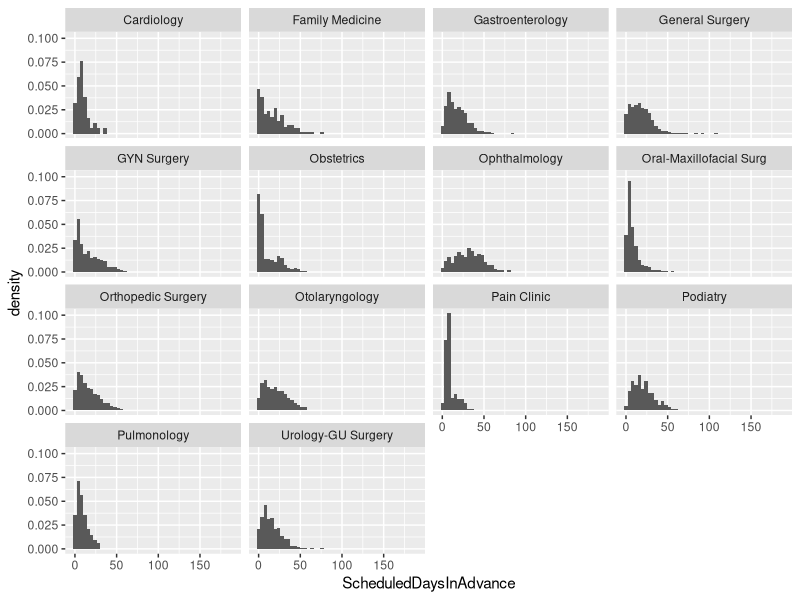
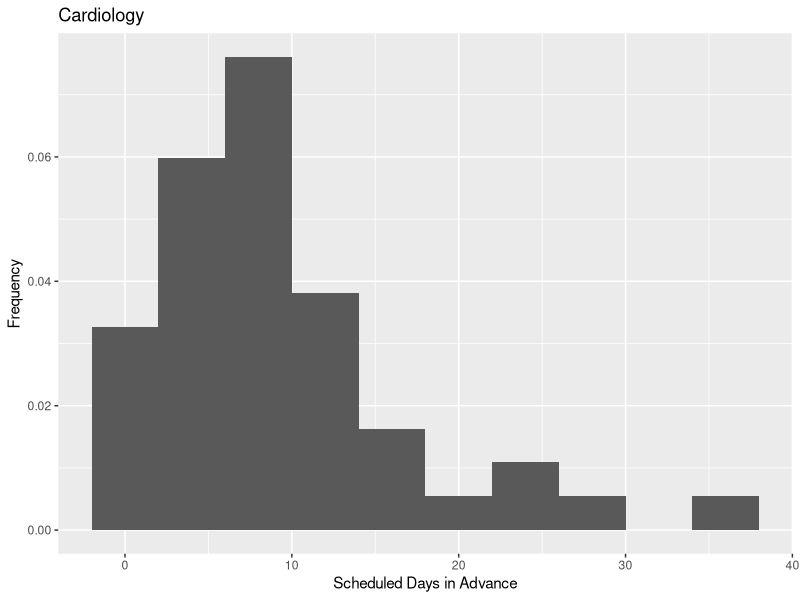
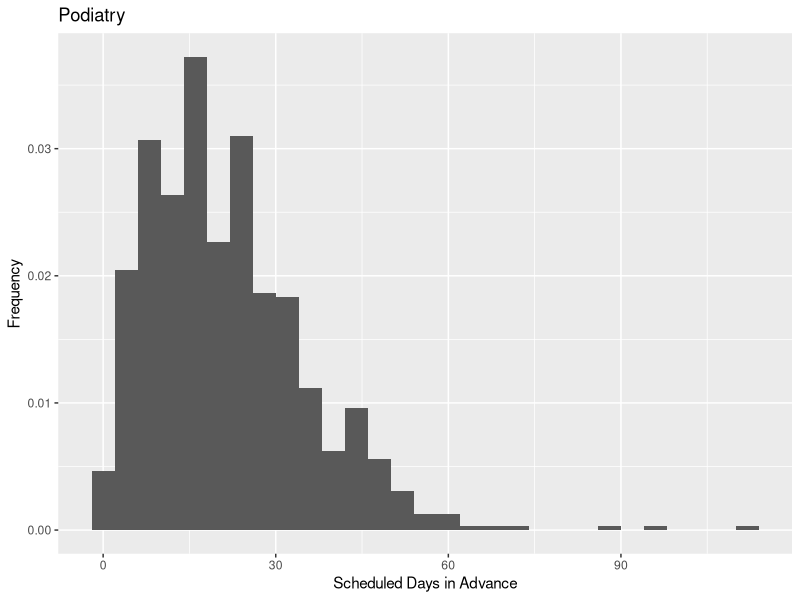
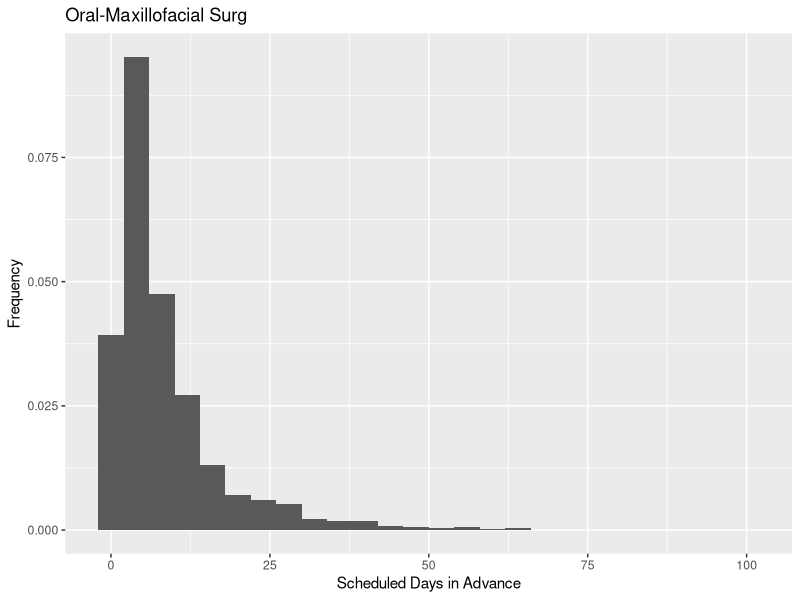
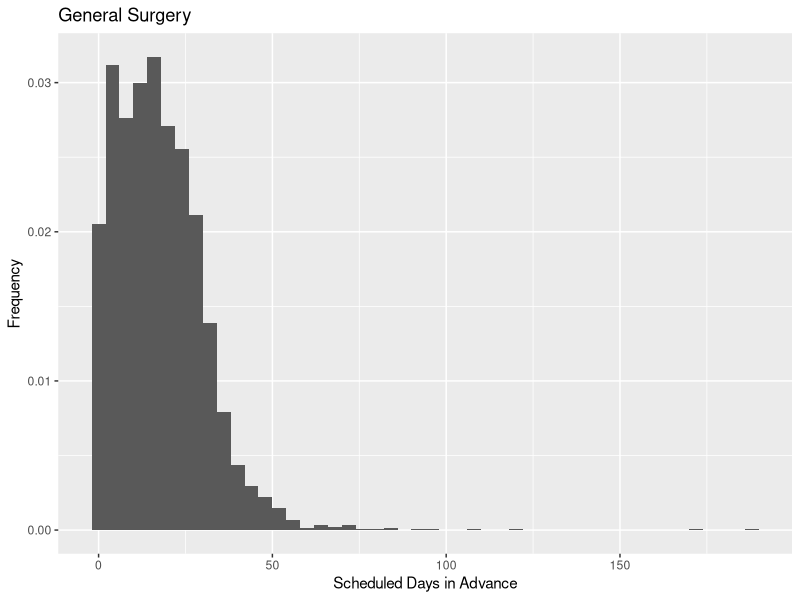
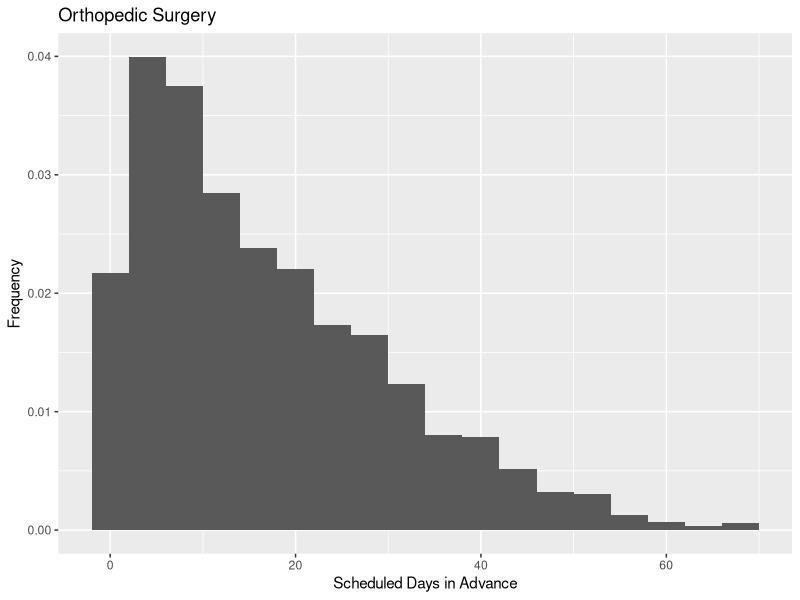
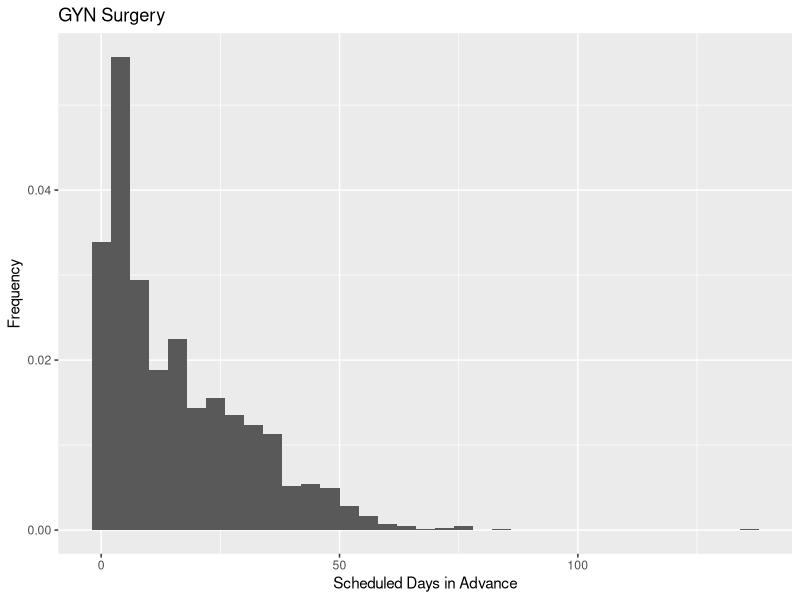
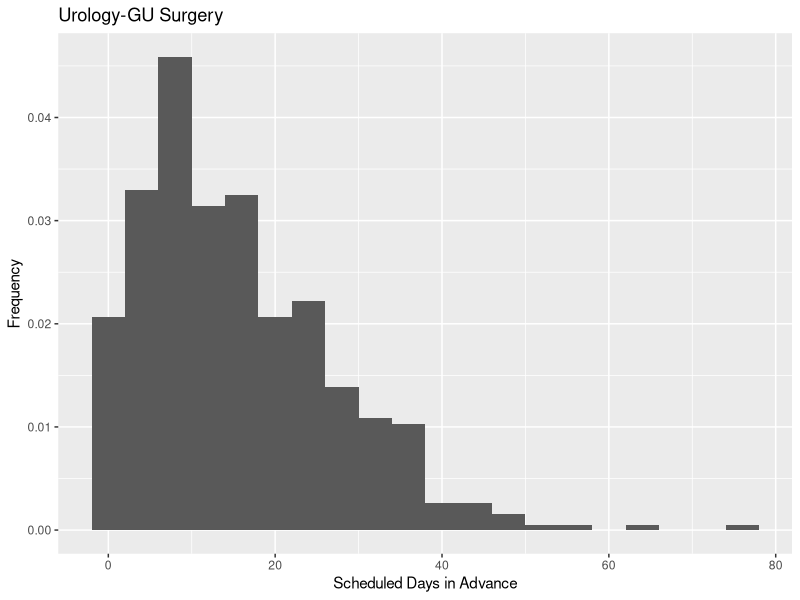

These figures' R source, in order:
## ---- chunk 1
library(ggplot2)
## ---- chunk 2
sched_df <- read.csv("data/SchedDaysAdv.csv")
## ---- chunk 3
# Histogram with frequencies
ggplot(sched_df, aes(x = ScheduledDaysInAdvance)) + facet_wrap(~Service) + geom_histogram(aes(y = ..density..), 
    binwidth = 4)
## ---- chunk 4
doPlot = function(svc_name) {
    # Just get the records for this service
    temp_df = subset(sched_df, Service == svc_name)

    # Create the plot object
    ggobj = ggplot(temp_df, aes(x = ScheduledDaysInAdvance)) + geom_histogram(aes(y = ..density..), 
        binwidth = 4)

    # Add some titles and axis labels
    ggobj = ggobj + ggtitle(svc_name) + xlab("Scheduled Days in Advance") + 
        ylab("Frequency")

    # Need to use print() to actually produce the plot
    print(ggobj)

    # Save to PDF
    ggsave(sprintf("%s.pdf", svc_name))
}
## ---- chunk 5
lapply(unique(sched_df$Service), doPlot)
